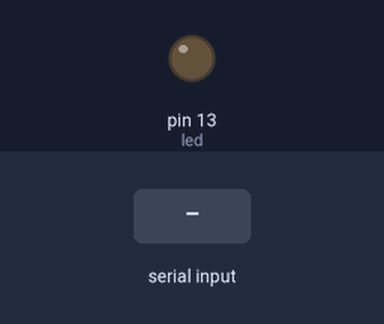
A sketch run on a simulated Arduino Uno, built with avr-gcc and run on an emulated ATmega328P. Shown: output pins drawn as LEDs (lit = HIGH). Inputs (shaded band) come from the test bench. What the sketch prints to the serial monitor is not drawn.

Above: at 1.2 s.
1.3 s: "#" received over Serial
At 2.5 s:
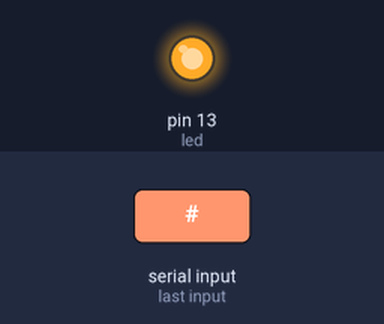
2.8 s: "$" received over Serial
Timing chart, 0 to 5.8 s (numbered marks = the images above; inputs shaded):
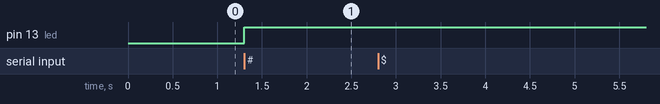

The sketch:

nodeArduino.ino
```cpp
void setup()
{
	Serial.begin(9600);
	pinMode(A0, INPUT);
	pinMode(13, OUTPUT);
}

void loop()
{
	//seri porttan gelen veriyi okuduk
	if(Serial.available() > 0){
	    char c = Serial.read();

	    //eğer gelen karakter # ise ledin durumunu değiştik
	    //eğer gelen karakter $ ise A0 daki gerilimi porta yazdırdık
	    switch(c)
	    {
	    	case '#':
	    		digitalWrite(13, !digitalRead(13));	//led durumu değiş
	    		break;
	    	case '$':
	    		Serial.println(analogRead(A0));	//analog değeri yazdır
	    		break;
	    	default:
	    		break;
	    }
	}
}
```

Measured:
- after the input at 1.3 s, pin 13 (led): LOW → HIGH at once
- after the input at 2.8 s, every drawn part: stays the same
